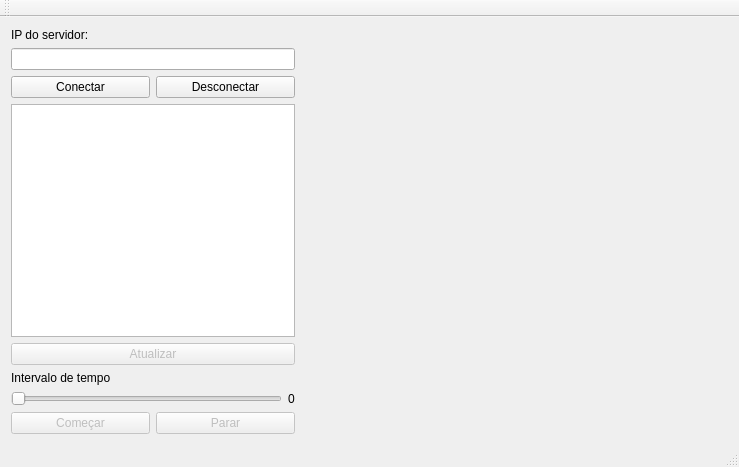
<?xml version="1.0" encoding="UTF-8"?>
<ui version="4.0">
 <class>MainWindow</class>
 <widget class="QMainWindow" name="MainWindow">
  <property name="geometry">
   <rect>
    <x>0</x>
    <y>0</y>
    <width>739</width>
    <height>467</height>
   </rect>
  </property>
  <property name="windowTitle">
   <string>MainWindow</string>
  </property>
  <widget class="QWidget" name="centralWidget">
   <layout class="QHBoxLayout" name="horizontalLayout_4" stretch="40,60">
    <item>
     <layout class="QVBoxLayout" name="verticalLayout_3">
      <item>
       <layout class="QVBoxLayout" name="verticalLayout">
        <item>
         <widget class="QLabel" name="labelIp">
          <property name="text">
           <string>IP do servidor:</string>
          </property>
         </widget>
        </item>
        <item>
         <widget class="QLineEdit" name="editIpAddr"/>
        </item>
        <item>
         <layout class="QHBoxLayout" name="horizontalLayout">
          <item>
           <widget class="QPushButton" name="btnConnect">
            <property name="text">
             <string>Conectar</string>
            </property>
           </widget>
          </item>
          <item>
           <widget class="QPushButton" name="btnDisconnect">
            <property name="text">
             <string>Desconectar</string>
            </property>
           </widget>
          </item>
         </layout>
        </item>
        <item>
         <widget class="QListWidget" name="listIps"/>
        </item>
        <item>
         <widget class="QPushButton" name="btnUpdate">
          <property name="enabled">
           <bool>false</bool>
          </property>
          <property name="text">
           <string>Atualizar</string>
          </property>
         </widget>
        </item>
       </layout>
      </item>
      <item>
       <layout class="QVBoxLayout" name="verticalLayout_2">
        <item>
         <widget class="QLabel" name="labelTimingDesc">
          <property name="text">
           <string>Intervalo de tempo</string>
          </property>
         </widget>
        </item>
        <item>
         <layout class="QHBoxLayout" name="horizontalLayout_3">
          <item>
           <widget class="QSlider" name="sliderTiming">
            <property name="enabled">
             <bool>false</bool>
            </property>
            <property name="maximum">
             <number>100</number>
            </property>
            <property name="orientation">
             <enum>Qt::Horizontal</enum>
            </property>
           </widget>
          </item>
          <item>
           <widget class="QLabel" name="labelTiming">
            <property name="text">
             <string>0</string>
            </property>
           </widget>
          </item>
         </layout>
        </item>
        <item>
         <layout class="QHBoxLayout" name="horizontalLayout_2">
          <item>
           <widget class="QPushButton" name="btnStart">
            <property name="enabled">
             <bool>false</bool>
            </property>
            <property name="text">
             <string>Começar</string>
            </property>
           </widget>
          </item>
          <item>
           <widget class="QPushButton" name="btnStop">
            <property name="enabled">
             <bool>false</bool>
            </property>
            <property name="text">
             <string>Parar</string>
            </property>
           </widget>
          </item>
         </layout>
        </item>
       </layout>
      </item>
     </layout>
    </item>
    <item>
     <widget class="Plotter" name="widget" native="true"/>
    </item>
   </layout>
  </widget>
  <widget class="QMenuBar" name="menuBar">
   <property name="geometry">
    <rect>
     <x>0</x>
     <y>0</y>
     <width>739</width>
     <height>22</height>
    </rect>
   </property>
  </widget>
  <widget class="QToolBar" name="mainToolBar">
   <attribute name="toolBarArea">
    <enum>TopToolBarArea</enum>
   </attribute>
   <attribute name="toolBarBreak">
    <bool>false</bool>
   </attribute>
  </widget>
  <widget class="QStatusBar" name="statusBar"/>
 </widget>
 <layoutdefault spacing="6" margin="11"/>
 <customwidgets>
  <customwidget>
   <class>Plotter</class>
   <extends>QWidget</extends>
   <header>plotter.h</header>
   <container>1</container>
  </customwidget>
 </customwidgets>
 <resources/>
 <connections>
  <connection>
   <sender>sliderTiming</sender>
   <signal>valueChanged(int)</signal>
   <receiver>labelTiming</receiver>
   <slot>setNum(int)</slot>
   <hints>
    <hint type="sourcelabel">
     <x>237</x>
     <y>402</y>
    </hint>
    <hint type="destinationlabel">
     <x>278</x>
     <y>404</y>
    </hint>
   </hints>
  </connection>
  <connection>
   <sender>editIpAddr</sender>
   <signal>textChanged(QString)</signal>
   <receiver>MainWindow</receiver>
   <slot>setIpAddr(QString)</slot>
   <hints>
    <hint type="sourcelabel">
     <x>150</x>
     <y>79</y>
    </hint>
    <hint type="destinationlabel">
     <x>309</x>
     <y>81</y>
    </hint>
   </hints>
  </connection>
  <connection>
   <sender>sliderTiming</sender>
   <signal>valueChanged(int)</signal>
   <receiver>MainWindow</receiver>
   <slot>setInterval(int)</slot>
   <hints>
    <hint type="sourcelabel">
     <x>166</x>
     <y>398</y>
    </hint>
    <hint type="destinationlabel">
     <x>332</x>
     <y>374</y>
    </hint>
   </hints>
  </connection>
  <connection>
   <sender>btnStart</sender>
   <signal>clicked(bool)</signal>
   <receiver>MainWindow</receiver>
   <slot>startDataRead()</slot>
   <hints>
    <hint type="sourcelabel">
     <x>82</x>
     <y>420</y>
    </hint>
    <hint type="destinationlabel">
     <x>85</x>
     <y>440</y>
    </hint>
   </hints>
  </connection>
  <connection>
   <sender>btnStop</sender>
   <signal>clicked(bool)</signal>
   <receiver>MainWindow</receiver>
   <slot>stopDataRead()</slot>
   <hints>
    <hint type="sourcelabel">
     <x>224</x>
     <y>429</y>
    </hint>
    <hint type="destinationlabel">
     <x>304</x>
     <y>422</y>
    </hint>
   </hints>
  </connection>
  <connection>
   <sender>listIps</sender>
   <signal>currentTextChanged(QString)</signal>
   <receiver>MainWindow</receiver>
   <slot>setSource(QString)</slot>
   <hints>
    <hint type="sourcelabel">
     <x>141</x>
     <y>194</y>
    </hint>
    <hint type="destinationlabel">
     <x>284</x>
     <y>201</y>
    </hint>
   </hints>
  </connection>
  <connection>
   <sender>btnUpdate</sender>
   <signal>clicked(bool)</signal>
   <receiver>MainWindow</receiver>
   <slot>getIps()</slot>
   <hints>
    <hint type="sourcelabel">
     <x>200</x>
     <y>349</y>
    </hint>
    <hint type="destinationlabel">
     <x>285</x>
     <y>343</y>
    </hint>
   </hints>
  </connection>
 </connections>
 <slots>
  <slot>setIpAddr(QString)</slot>
  <slot>setInterval(int)</slot>
  <slot>setSource(QString)</slot>
  <slot>startDataRead()</slot>
  <slot>stopDataRead()</slot>
  <slot>getIps()</slot>
 </slots>
</ui>
